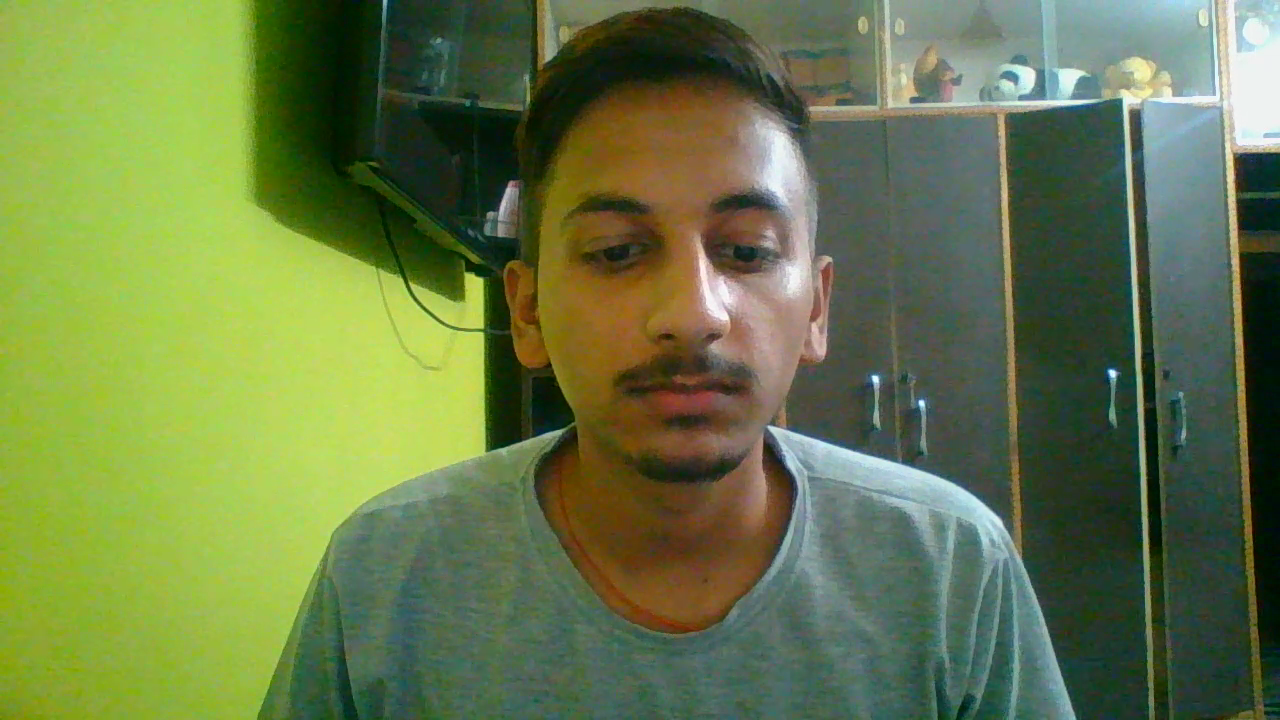
#> input picture frame 10 of openCV/smiledetect/test1.mp4, 1280 x 720 px
$ python main.py
#> lines starting #> are read from the running program, lines starting #| are printed output that depends on the picture; after the words box and inside, x2 and y2 are one past the last pixel; in counts of white or black regions, pixels touching at a corner belong together
import cv2
face_cascade =cv2.CascadeClassifier('haarcascade_frontalface_default.xml')
eye_cascade = cv2.CascadeClassifier('haarcascade_eye.xml')
smile_cascade = cv2.CascadeClassifier('haarcascade_smile.xml')

#faces = face_cascade.detectMultiScale(gray,1.3,5)

def detect(gray,  frame):
  faces = face_cascade.detectMultiScale(gray,1.3,5)
  for (x,y,w,h) in faces:
    cv2.rectangle(frame,(x,y),((x+w),(y+h)),(255,0,0),2)

    roi_gray=gray[y:y+h,x:x+w]
    roi_color=frame[y:y+h,x:x+w]
    smiles=smile_cascade.detectMultiScale(roi_gray,1.8,20)

    for(sx,sy,sw,sh) in smiles:
      cv2.rectangle(roi_color,(sx,sy),((sx+sw),(sy+sh)),(0,0,255),2)
  return frame

video_capture = cv2.VideoCapture('test1.mp4')
while True:
   _,frame = video_capture.read()
#> frame is the input picture: shape (720, 1280, 3); mean B, G, R 72.4, 121.7, 104.4

   gray = cv2.cvtColor(frame, cv2.COLOR_BGR2RGB)

   canvas = detect(gray,frame)
#> in detect, `faces = face_cascade.detectMultiScale(gray,1.3,5)`: faces = [[491, 101, 386, 386]]
#> the loop in detect, `for (x,y,w,h) in faces:` made 1 pass
#> pass 1, in detect, `roi_gray=gray[y:y+h,x:x+w]`:
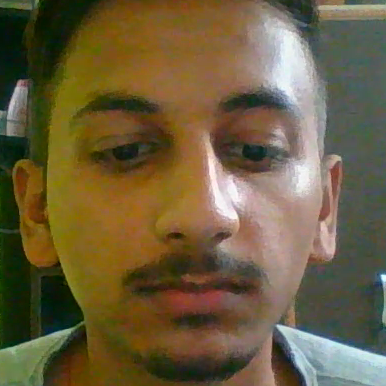
#> roi_gray: shape (386, 386, 3); mean R, G, B 107.7, 93.7, 62.2
#> after the loop in detect, `for (x,y,w,h) in faces:`:
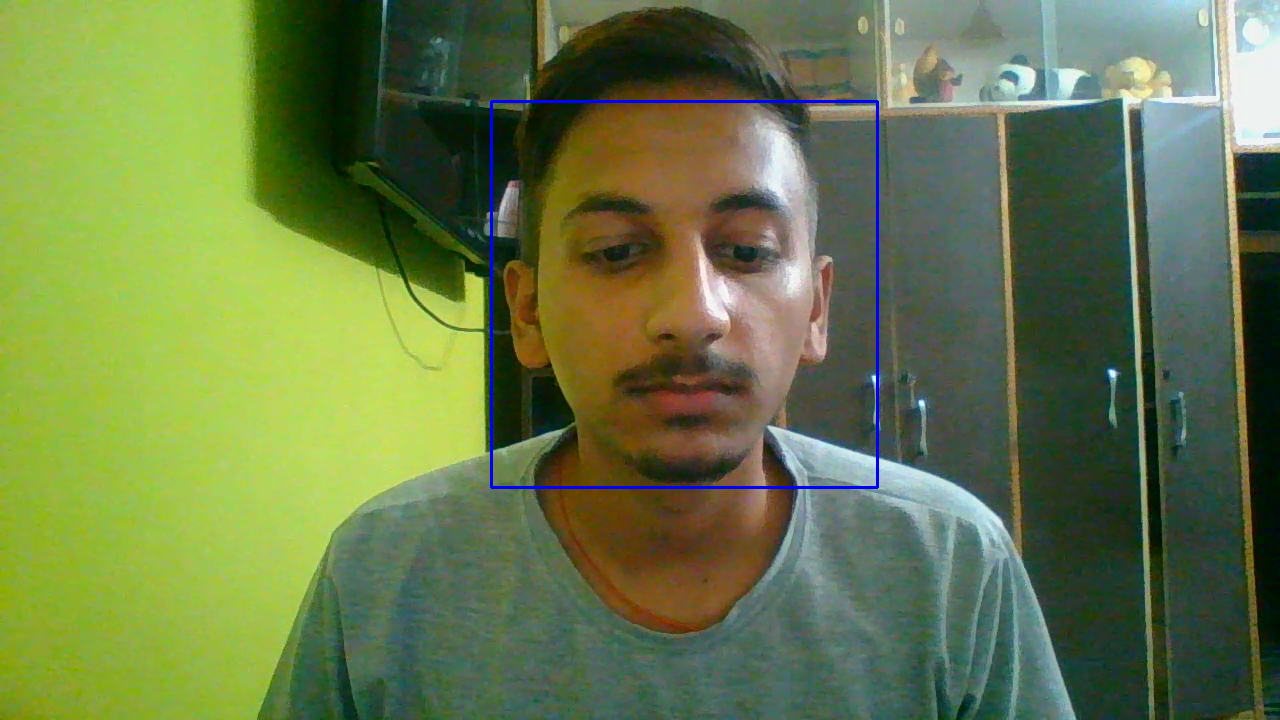
#> frame: shape (720, 1280, 3); 0.5% of pixels changed, all inside (x1, y1, x2, y2) = (490, 100, 879, 489)

   cv2.imshow('Video',canvas)
   if cv2.waitKey(1) & 0xFF == ord('q'):
#> (key q is pressed here)
      break
video_capture.release()
cv2.destroyAllWindows()

$ run again, starting later in the video
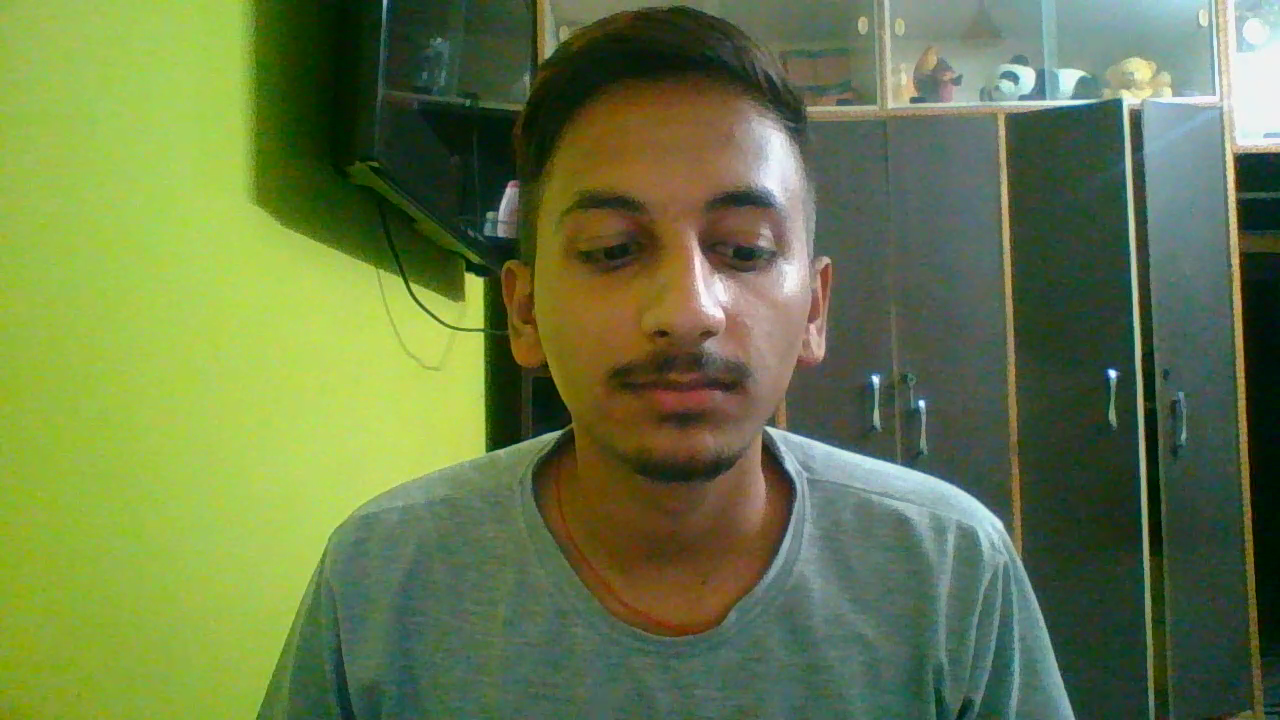
#> input picture frame 48 of openCV/smiledetect/test1.mp4, 1280 x 720 px
#> frame is the input picture: shape (720, 1280, 3); mean B, G, R 72.2, 121.7, 104.2
#> faces = [[467, 83, 407, 407]]
#> the loop in detect, `for (x,y,w,h) in faces:` made 1 pass
#> pass 1, in detect, `roi_gray=gray[y:y+h,x:x+w]`:
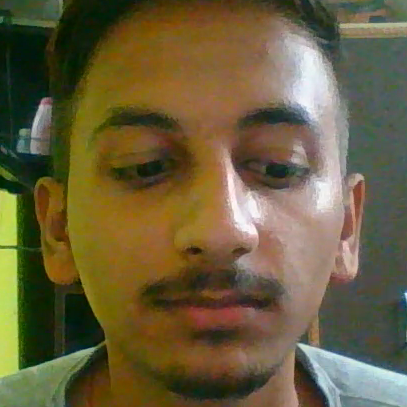
#> roi_gray: shape (407, 407, 3); mean R, G, B 105.2, 94.1, 60.8
#> after the loop in detect, `for (x,y,w,h) in faces:`:
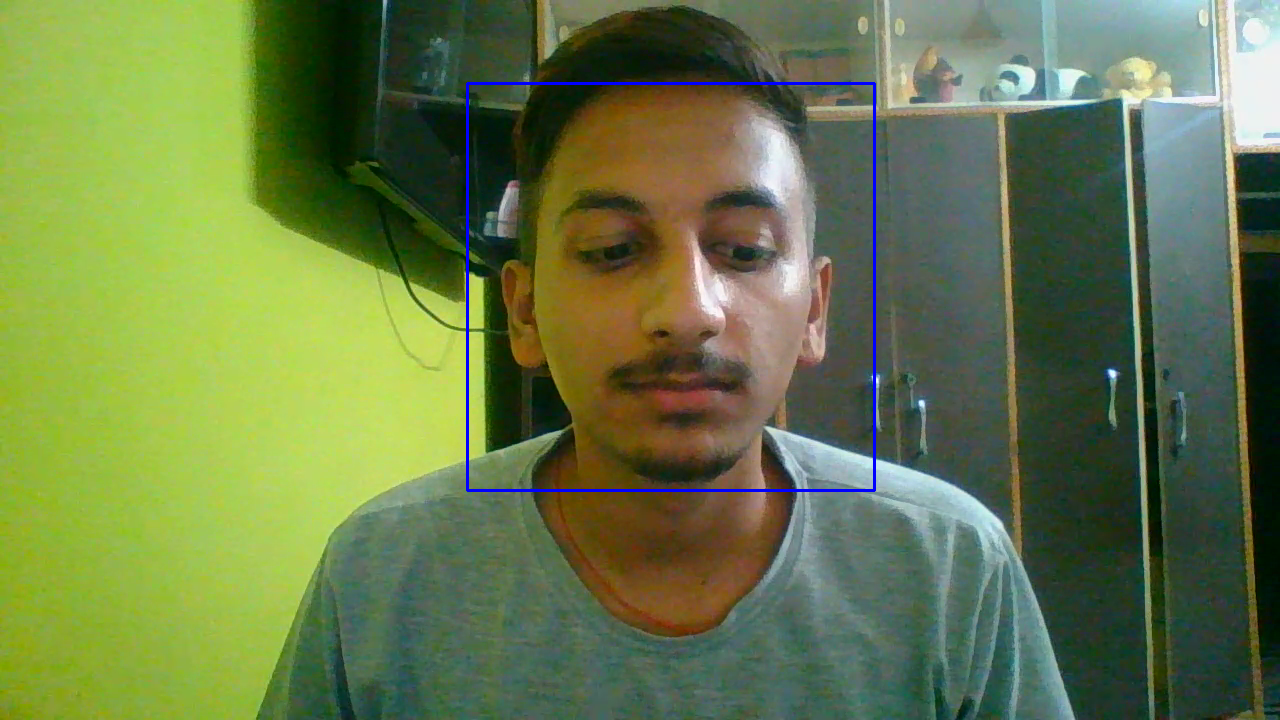
#> frame: shape (720, 1280, 3); 0.53% of pixels changed, all inside (x1, y1, x2, y2) = (466, 82, 876, 492)

$ run again, starting later in the video
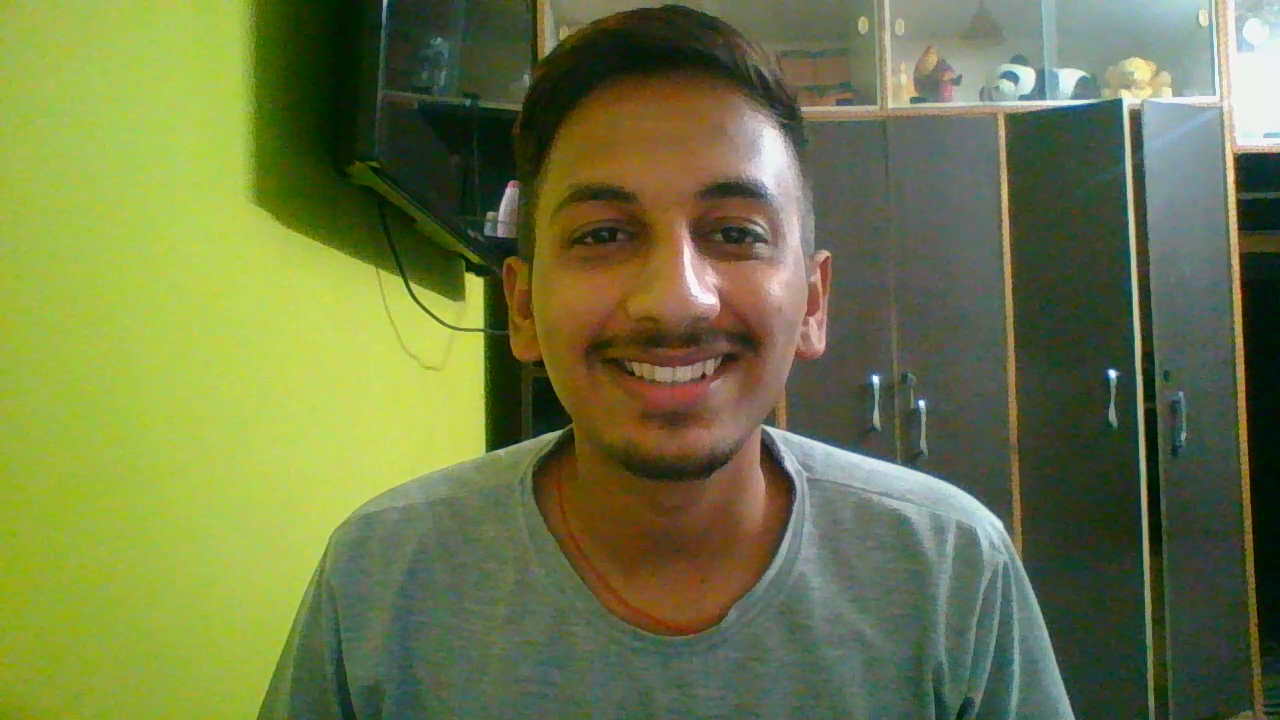
#> input picture frame 85 of openCV/smiledetect/test1.mp4, 1280 x 720 px
#> frame is the input picture: shape (720, 1280, 3); mean B, G, R 70.6, 120.5, 110.8
#> faces = [[477, 83, 386, 386]]
#> the loop in detect, `for (x,y,w,h) in faces:` made 1 pass
#> (x, y, w, h, smiles) on pass 1: (477, 83, 386, 386, [[136, 258, 117, 58], [89, 228, 210, 105]])
#> after the loop in detect, `for (x,y,w,h) in faces:`:
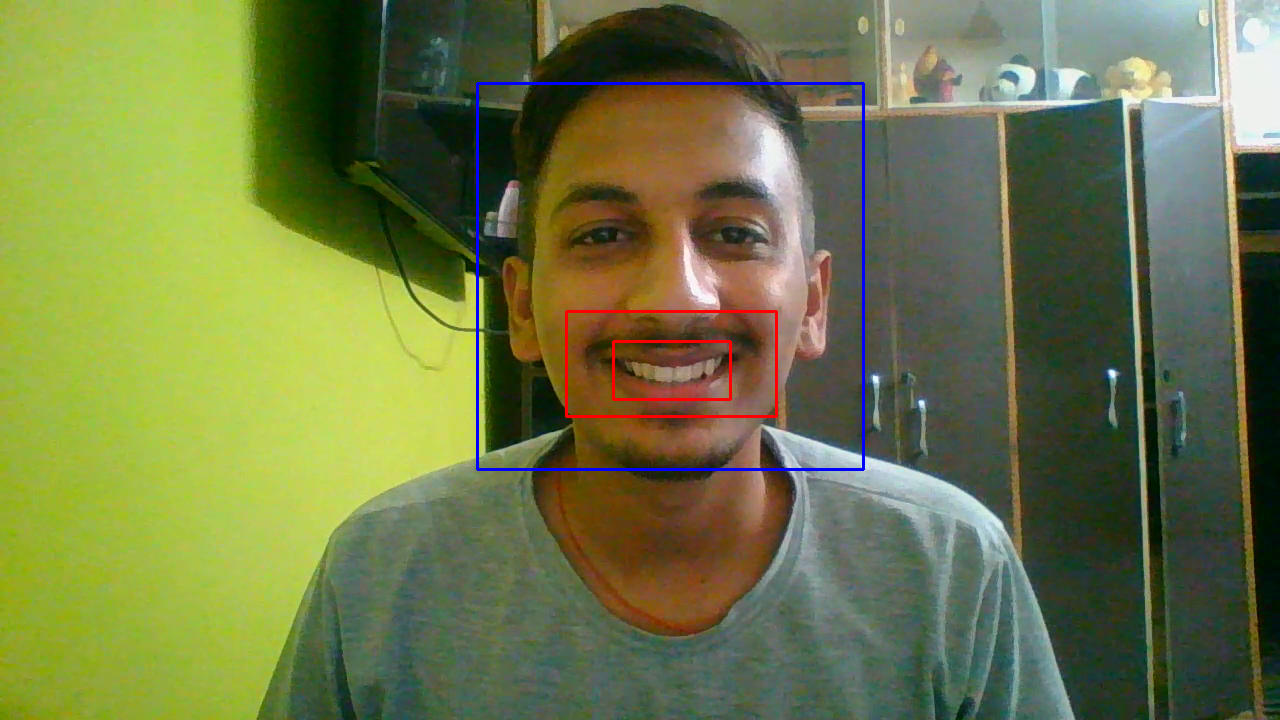
#> frame: shape (720, 1280, 3); 0.82% of pixels changed, all inside (x1, y1, x2, y2) = (476, 82, 865, 471)
#> after the loop in detect, `for (x,y,w,h) in faces:`:
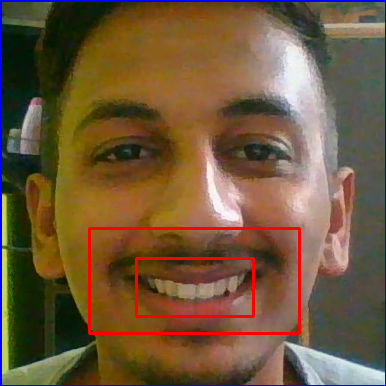
#> roi_color: shape (386, 386, 3); mean B, G, R 60.2, 87.6, 112.5
